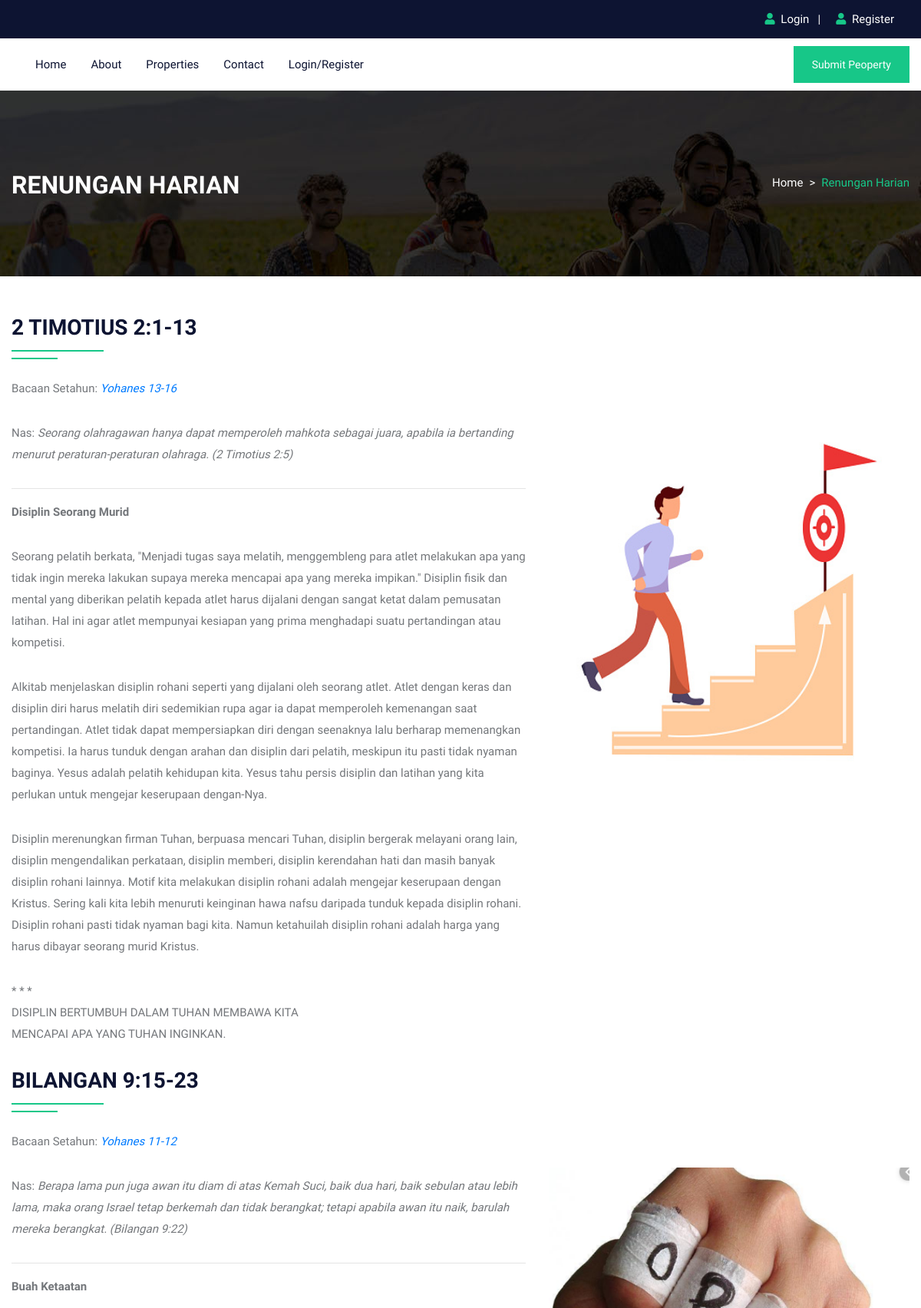
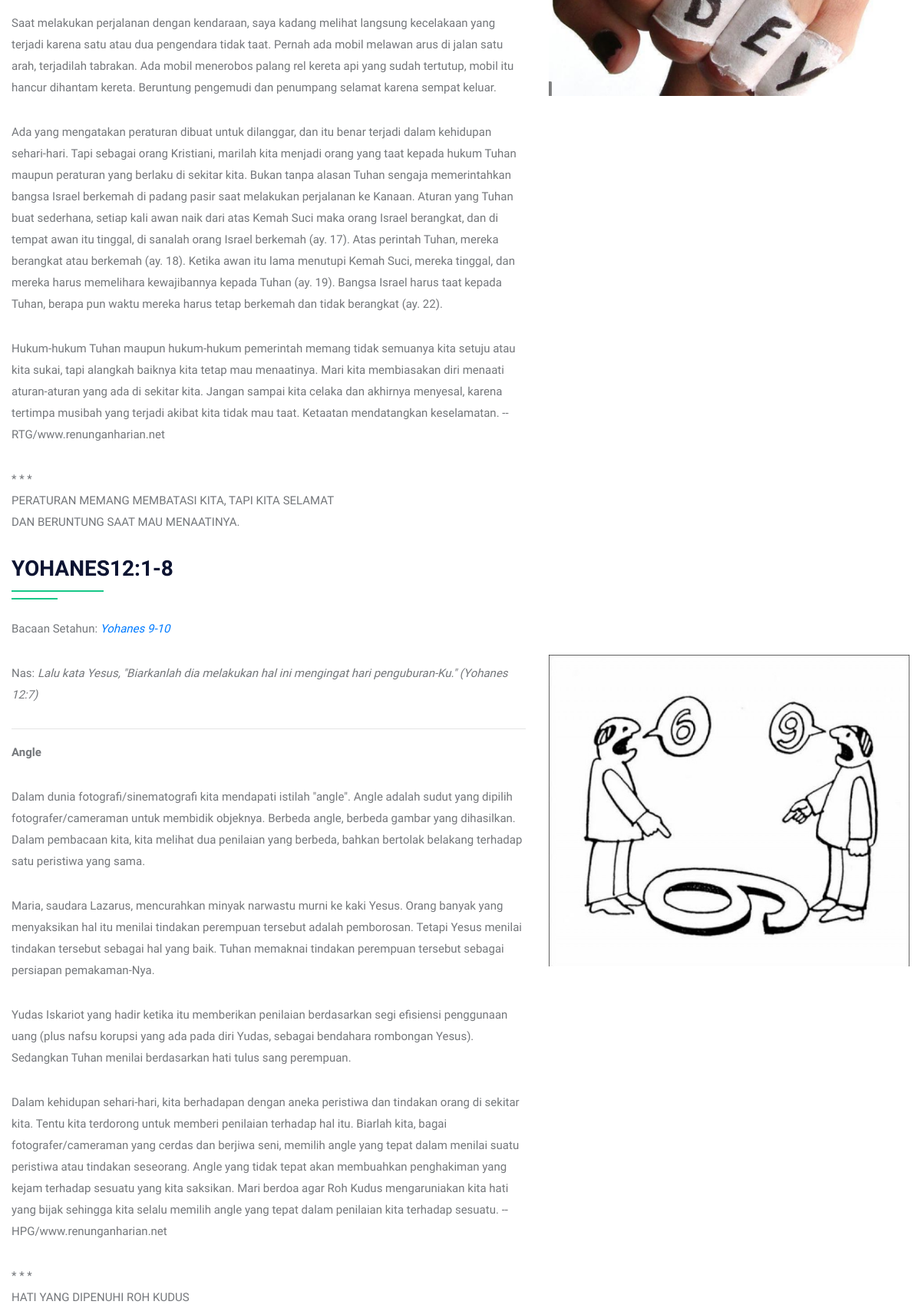
Page /about.php (upper part) on the committed database (2 pictures, top to bottom).
### tables this page shows
CREATE TABLE `about` (
  `id` int(10) NOT NULL,
  `title` varchar(100) NOT NULL,
  `content` longtext NOT NULL,
  `image` varchar(300) NOT NULL
);

### about.php (the view, shortened to what this page needs)
<!DOCTYPE html>
<html lang="en">
<head>
<link rel="stylesheet" type="text/css" href="css/bootstrap.min.css">
<link rel="stylesheet" type="text/css" href="css/bootstrap-slider.css">
<link rel="stylesheet" type="text/css" href="css/jquery-ui.css">
<link rel="stylesheet" type="text/css" href="css/layerslider.css">
<link rel="stylesheet" type="text/css" href="css/color.css" id="color-change">
<link rel="stylesheet" type="text/css" href="css/owl.carousel.min.css">
<link rel="stylesheet" type="text/css" href="css/font-awesome.min.css">
<link rel="stylesheet" type="text/css" href="fonts/flaticon/flaticon.css">
<link rel="stylesheet" type="text/css" href="css/style.css">
</head>
<body>
<div id="page-wrapper">
    <div class="row">
		<?php include("include/header.php");?>
        <div class="banner-full-row page-banner" style="background-image:url('images/breadcromb.jpg');">
            <div class="container">
                <div class="row">
                    <div class="col-md-6">
                        <h2 class="page-name float-left text-white text-uppercase mt-1 mb-0"><b>RENUNGAN HARIAN</b></h2>
                    </div>
                    <div class="col-md-6">
                        <nav aria-label="breadcrumb" class="float-left float-md-right">
                            <ol class="breadcrumb bg-transparent m-0 p-0">
                                <li class="breadcrumb-item text-white"><a href="#">Home</a></li>
                                <li class="breadcrumb-item active">Renungan Harian</li>
                            </ol>
                        </nav>
                    </div>
                </div>
            </div>
        </div>
        <div class="full-row">
            <div class="container">
				<?php
					$query=mysqli_query($con,"SELECT * FROM about");
					while($row=mysqli_fetch_array($query))
					{
				?>
				<div class="row">
                    <div class="col-md-12 col-lg-12">
                        <h3 class="double-down-line-left text-secondary position-relative pb-4 mb-4"><?php echo $row['1'];?></h3>
                    </div>
                </div>
                <div class="row about-company">
                    <div class="col-md-12 col-lg-7">
                        <div class="about-content">
                            <?php echo $row['2'];?>
                        </div>
                    </div>
                    <div class="col-md-12 col-lg-5 mt-5">
                        <div class="about-img"> <img src="admin/upload/<?php echo $row['3'];?>" alt="about image"> </div>
                    </div>
                </div>
				<?php } ?>
            </div>
        </div>
    </div>
</div>
</body>
</html>

### css/color.css (style rules this page uses)
:root { --theme-ordinary-color: #74777b; }
:root { --theme-primary-color: #17c788; }
:root { --theme-secondary-color: #0d1432; }
:root { --theme-white-color: #fff; }
:root { --theme-light-color: #f8f8f8; }
:root { --theme-gray-color: #f5f5f5; }
:root { --theme-footer-color: #091b4b; }
:root { --theme-dark-color: #091b4b; }
:root { --text-light-color: #a3a7af; }
:root { --theme-primary-opacity-color: rgba(11, 191, 141, .8); }
:root { --theme-secondary-opacity-color: rgba(13,20,50,0.7); }
:root { --theme-white-opacity-color: rgba(255, 255, 255, 0.3); }
:root { --theme-dark-opacity-color: rgba(0, 0, 0, 0.5); }
:root { --theme-ordinary-font: 'Muli', sans-serif; }
:root { --theme-highlight-font: 'Comfortaa', cursive; }

### css/style.css (style rules this page uses)
.container, .container-fluid { transition: all 0.6s ease 0s; -moz-transition: all 0.6s ease 0s; -webkit-transition: all 0.6s ease 0s; -o-transition: all 0.6s ease 0s; }
#page-wrapper { padding-left: 15px; padding-right: 15px; background-color: #fff; overflow: hidden !important; position: relative }
.text-ordinary, a.text-ordinary, .text-ordinary a, body, .dropdown-item, .footer-widget li a, .text-ordinary .jslider .jslider-label, .breadcrumb-item > a, .list-text-white a.dropdown-item { color: var(--theme-ordinary-color) }
.icon-primary, .icon-primary i, .icon-primary svg, .hover-primary-nav .navbar-nav .nav-link.active, .hover-primary-nav .navbar-nav .nav-link:hover, .top-header .dropdown-toggle::after, .footer-widget li a:hover, .check-submit li input[type="checkbox"]:checked + label::before, .property-btn li a.active, .property-btn li a:hover, .hover-primary-nav .navbar-nav .nav-link:hover, .breadcrumb-item > a:hover, .copyright .line-menu a:hover, .dashboard-top-left .dropdown-toggle::before, .dashboard-panel .message-list .message-action a:hover, .breadcrumb-item.active, .navigation_link_widget li a:hover, .flat-primary [class^="flaticon-"]::before, .list-text-white a.dropdown-item:hover { color: var(--theme-primary-color) }
.text-secondary, .text-secondary a, a.text-secondary, a.hover-text-secondary:hover, .hover-text-secondary:hover, .hover-text-secondary a:hover { color: var(--theme-secondary-color) !important }
.list-text-white li, .list-text-white a, .hover-text-white:hover, .white-nav .navbar-nav .nav-link, .text-white a, hover-text-white-nav .navbar-nav .nav-link.active, .hover-text-white-nav .navbar-nav .nav-link:hover, .hover-text-white-nav .navbar-nav .nav-link:focus, .view-category button.active a, .property-video a { color: var(--theme-white-color) }
[class*="double-down-line"]::before, [class*="double-down-line"]::after { background-color: var(--theme-primary-color) }
.transation-3s, .transation-3s:hover, .hover-zoomer img, .hover-bg-white, a, a:hover, .btn, .btn:hover, .radio-check label, .message-list li .message-action, .timeline-item .circle, .timeline-item .date-time, .clip-item .fa-times { -moz-transition: all 300ms ease-in-out 0s; -webkit-transition: all 300ms ease-in-out 0s; -o-transition: all 300ms ease-in-out 0s; -ms-transition: all 300ms ease-in-out 0s; transition: all 300ms ease-in-out 0s; }
body { font-family: var(--theme-ordinary-font); font-size: 15px; line-height: 28px; }
h1, .h1, h2, .h2, h3, .h3, h4, .h4, h5, .h5, h6, .h6 { font-family: var(--theme-highlight-font); font-weight: 700; }
ul, ol { padding: 0; margin: 0; list-style: none; }
p { line-height: 28px; margin-bottom: 10px; }
a, a:hover, .btn-link, .btn-link:hover { text-decoration: none; cousor: pointer }
img { width: 100% }
#page-wrapper { padding-left: 15px; padding-right: 15px; background-color: #fff; overflow: hidden !important; position: relative; }
.full-row { position: relative; width: 100%; padding: 50px 0; }
.banner-full-row { position: relative; width: 100%; padding: 100px 0; }
[class*="double-down-line"] { position: relative; padding-bottom: 35px; }
[class*="double-down-line"]::before, [class*="double-down-line"]::after { content: ""; height: 2px; position: absolute; }
[class*="double-down-line"]::before { width: 120px; bottom: 10px; }
[class*="double-down-line"]::after { width: 60px; bottom: 0; }
[class*="double-down-line-left"]::before, [class*="double-down-line-left"]::after { left: 0 }
.page-banner .breadcrumb-item { line-height: 40px }
.page-banner .breadcrumb-item + .breadcrumb-item::before { content: ">"; color:#fff; }
::placeholder { font: var(--theme-ordinary-font); font-size: 15px; font-weight: 400; color: #fff }
.about-content p, .service-text p { margin-bottom: 30px }

### rows in the picture
about: title "2 TIMOTIUS 2:1-13", content "Bacaan Setahun: Yohanes 13-16 Nas: Seorang olahragawan hanya dapat memperoleh mahkota sebagai juara, apabila ia bertanding menurut peraturan-peraturan olahraga. (2 Timotius 2:5) Disiplin Seorang Murid Seorang pelatih berkata, \"Menjadi tugas saya melatih, menggembleng para atlet melakukan apa yang tidak ingin mereka lakukan supaya mereka mencapai apa yang mereka impikan.\" Disiplin fisik dan mental yang diberikan pelatih kepada atlet harus dijalani dengan sangat ketat dalam pemusatan latihan. Hal ini agar atlet mempunyai kesiapan yang prima menghadapi suatu pertandingan atau kompetisi. Alkitab menjelaskan disiplin rohani seperti yang dijalani oleh seorang atlet. Atlet dengan keras dan…", image (picture)
about: title "BILANGAN 9:15-23", content "Bacaan Setahun: Yohanes 11-12 Nas: Berapa lama pun juga awan itu diam di atas Kemah Suci, baik dua hari, baik sebulan atau lebih lama, maka orang Israel tetap berkemah dan tidak berangkat; tetapi apabila awan itu naik, barulah mereka berangkat. (Bilangan 9:22) Buah Ketaatan Saat melakukan perjalanan dengan kendaraan, saya kadang melihat langsung kecelakaan yang terjadi karena satu atau dua pengendara tidak taat. Pernah ada mobil melawan arus di jalan satu arah, terjadilah tabrakan. Ada mobil menerobos palang rel kereta api yang sudah tertutup, mobil itu hancur dihantam kereta. Beruntung pengemudi dan penumpang selamat karena sempat keluar. Ada yang mengatakan peraturan dibuat untuk…", image (picture)
about: title "YOHANES12:1-8", content "Bacaan Setahun: Yohanes 9-10 Nas: Lalu kata Yesus, \"Biarkanlah dia melakukan hal ini mengingat hari penguburan-Ku.\" (Yohanes 12:7) Angle Dalam dunia fotografi/sinematografi kita mendapati istilah \"angle\". Angle adalah sudut yang dipilih fotografer/cameraman untuk membidik objeknya. Berbeda angle, berbeda gambar yang dihasilkan. Dalam pembacaan kita, kita melihat dua penilaian yang berbeda, bahkan bertolak belakang terhadap satu peristiwa yang sama. Maria, saudara Lazarus, mencurahkan minyak narwastu murni ke kaki Yesus. Orang banyak yang menyaksikan hal itu menilai tindakan perempuan tersebut adalah pemborosan. Tetapi Yesus menilai tindakan tersebut sebagai hal yang baik. Tuhan memaknai…", image (picture)
